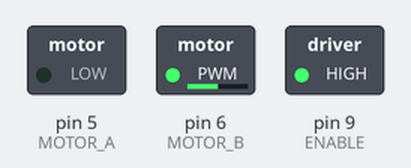
Bench run of a sketch on a simulated Arduino Uno, built with avr-gcc and run on an emulated ATmega328P. On the bench: switched loads named in the sketch (green lamp = pin HIGH). Dashed ring = blinking.

Above: at 0.05 s.
Timing chart, 0 to 4.6 s (numbered marks = the images above):
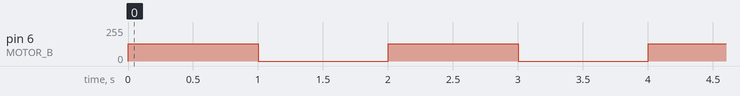

The sketch:

Oct_27.ino
```cpp
#define MOTOR_A 5 // Defines the pins for the motors with name
#define MOTOR_B 6 // Defines the pins for the motors with name
#define ENABLE 9 // Define Enable Pin
void setup() {
// put your setup code here, to run once:
pinMode(MOTOR_A, OUTPUT); // Tells Arduino to set pin to output
pinMode(MOTOR_B, OUTPUT); // Tells Arduino to set pin to output
pinMode(ENABLE, OUTPUT); // Tells Arduino to set pin to output
digitalWrite(ENABLE, HIGH); //Turns on the enable pin
//to enable motor controller
//LOW would turn it off
}
void loop() {
// put your main code here, to run repeatedly:
//Motor runs in one direction
analogWrite(MOTOR_A, 0); //Set MOTOR_A pin to 0
analogWrite(MOTOR_B, 128); //Set Motor_B pin to 50% duty
delay(1000); // Wait 1000 milliseconds
//Stop motor
analogWrite(MOTOR_A, 0);
analogWrite(MOTOR_B, 0);
delay(1000); // Wait 1000 milliseconds
//Code will loop back to 'void loop(){' line
//when it gets here
}
```

Measured:
- by itself, pin 6 (MOTOR_B): alternates 128/255 for 1.0 s and 0/255 for 1.0 s
